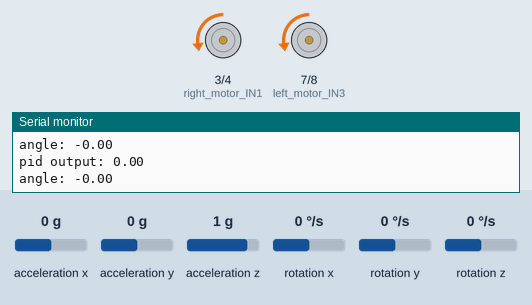
Recording of a sketch running on a simulated Arduino Uno, built with avr-gcc and run on an emulated ATmega328P. On the bench: motor-driver pin pairs drawn as motors (green arrow = first pin HIGH = forward, orange = second pin HIGH = backward, longer = more drive, scaled by the enable pin), the last lines printed to the serial monitor. Inputs (shaded band) come from the test bench; at power-on: acceleration x 0 g, acceleration y 0 g, acceleration z 1 g, rotation x 0 °/s, rotation y 0 °/s, rotation z 0 °/s.

Above: at 3.2 s.
3.3 s: acceleration x set to -1.4 g
At 4.5 s:
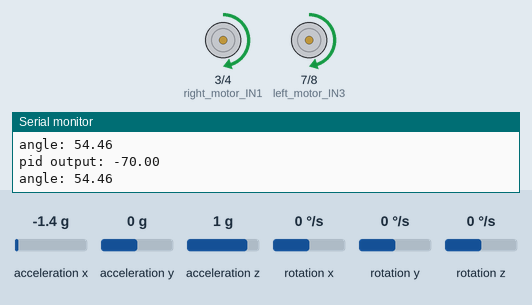
4.8 s: acceleration x set to 0.8 g
At 5.2 s:
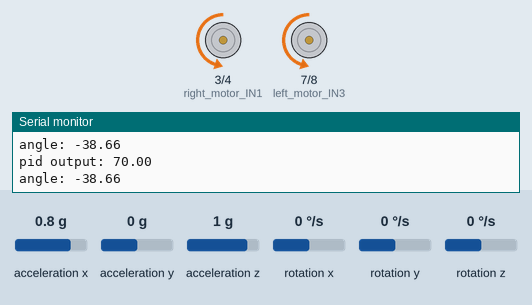
6.3 s: acceleration x set to 0 g
At 7.0 s:
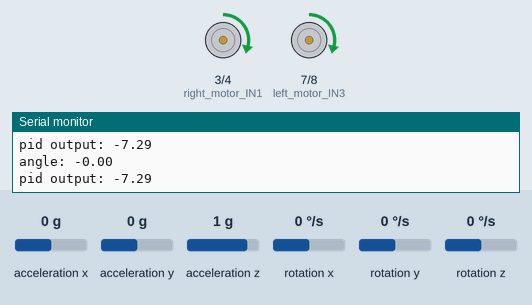
Timing chart, 0 to 9.3 s (numbered marks = the images above; inputs shaded):
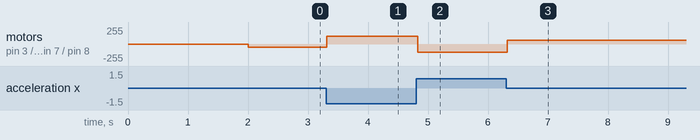

Measured:
- after the input at 3.3 s, motor on pin 3 (right_motor_IN1) / pin 4 (right_motor_IN2), motor on pin 7 (left_motor_IN3) / pin 8 (left_motor_IN4): backward 50/255 → forward 120/255 at once
- after the input at 4.8 s, motor on pin 3 (right_motor_IN1) / pin 4 (right_motor_IN2), motor on pin 7 (left_motor_IN3) / pin 8 (left_motor_IN4): forward 120/255 → backward 120/255 at once
- after the input at 6.3 s, motor on pin 3 (right_motor_IN1) / pin 4 (right_motor_IN2), motor on pin 7 (left_motor_IN3) / pin 8 (left_motor_IN4): backward 120/255 → forward 57/255 at once

The sketch:

self_balancing_robot.ino
```cpp
// Libraries
#include "PIDF.h"
#include "Wire.h"
#include <MPU6050_light.h>

// Serial parameters
#define BAUD_RATE 9600

// L298n motor driver
// Motor 1
#define right_motor_ENA 5
#define right_motor_IN1 3
#define right_motor_IN2 4
// Motor 2
#define left_motor_ENB 6
#define left_motor_IN3 7
#define left_motor_IN4 8

// PID parameters
#define KP 5
#define KI 0.03
#define KD 0.01
#define KN 0
#define TS 0.005
#define PID_PERIOD_MS 5

MPU6050 mpu(Wire);
PID::PIDF angle_pid = PID::PIDF(KP, KI, KD, KN, TS);
float Setpoint = 0;
float error = 0;
float angle = 0;
unsigned long timer = 0;

void setup() {
  Serial.begin(BAUD_RATE);
  Wire.begin();
  pinMode(right_motor_ENA , OUTPUT);
  pinMode(right_motor_IN1 , OUTPUT);
  pinMode(right_motor_IN2 , OUTPUT);
  pinMode(left_motor_ENB, OUTPUT);
  pinMode(left_motor_IN3, OUTPUT);
  pinMode(left_motor_IN4, OUTPUT);

  byte status = mpu.begin();
  Serial.print(F("MPU6050 status: "));
  Serial.println(status);
  while (status != 0) { } // stop everything if could not connect to MPU6050

  Serial.println(F("Calculating offsets, do not move MPU6050"));
  delay(1000);
  // mpu.upsideDownMounting = true; // uncomment this line if the MPU6050 is mounted upside-down
  mpu.calcOffsets(); // gyro and accelero
  Serial.println("Done!\n");
  angle_pid.setpoint(Setpoint);
  angle_pid.limitOutput(-70, 70);
}

void loop() {
  mpu.update();
  angle = mpu.getAngleY();
  if (angle < -60 || angle > 60)
    Stop();

  if ((millis() - timer) > PID_PERIOD_MS) { // print data every 10ms
    pid_routine();
    timer = millis();
  }
}


void pid_routine()
{
  float pidOutput = angle_pid.calculate(angle);      // Calculate value of pid
  if (pidOutput >= 0)
    backward();
  else
    forward();
  analogWrite(right_motor_ENA , abs(pidOutput) + 50);
  analogWrite(left_motor_ENB, abs(pidOutput) + 50);
  Serial.println("pid output: " + String(pidOutput));
  Serial.println("angle: " + String(angle));
}

void forward() {
  digitalWrite(right_motor_IN1 , HIGH);
  digitalWrite(right_motor_IN2 , LOW);
  digitalWrite(left_motor_IN3, HIGH);
  digitalWrite(left_motor_IN4, LOW);
}

void backward() {
  digitalWrite(right_motor_IN1 , LOW);
  digitalWrite(right_motor_IN2 , HIGH);
  digitalWrite(left_motor_IN3, LOW);
  digitalWrite(left_motor_IN4, HIGH);
}

void Stop() {
  analogWrite(right_motor_ENA, 0);
  digitalWrite(right_motor_IN1, LOW);
  digitalWrite(right_motor_IN2, LOW);
  analogWrite(left_motor_ENB, 0);
  digitalWrite(left_motor_IN3, LOW);
  digitalWrite(left_motor_IN4, LOW);
}
```

PIDF.cpp
```cpp
#include "PIDF.h"

#if ARDUINO >= 100
  #include <Arduino.h>
#else
  #include <WProgram.h>
#endif

/**
 * @brief Construct a new PIDF object
 *
 * @param P Proportional gain
 * @param I Integral gain
 * @param D Derivative gain
 * @param N Filter gain
 * @param Ts Sampling time
 */
PID::PIDF::PIDF(double P, double I, double D, double N, double Ts) : Kp(P), Ki(I), Kd(D), Kn(N), Ts(Ts) {};

/**
 * @brief Setpoint getter
 *
 * @return double Current setpoint
 */
double PID::PIDF::setpoint(void)
{
  return sp;
}

/**
 * @brief Setpoint setter; Sets a new setpoint to be maintained
 *
 * @param setpoint New setpoint
 */
void PID::PIDF::setpoint(double setpoint)
{
  if (setpoint <= outMin)
    sp = outMin;
  else if (setpoint >= outMax)
    sp = outMax;
  else
    sp = setpoint;
}

/**
 * @brief Calculates the output for given process variable to maintain the
 * setpoint.
 *
 * @details This is the main function of the PIDF Controller. It uses the three
 * constants Kp, Ki, Kd and Kn to calculate the output for the current value of
 * the process variable.
 *
 * @param processVariable Current value of the process variable
 * @return double PIDF output
 */
double PID::PIDF::calculate(double processVariable)
{
  // calculate the error and de
  double error = sp - processVariable;

  // Calculate each PIDF term separately
  double proportionalTerm = _proportional(error);
  double integralTerm     = _integral(error);
  double derivativeTerm   = _derivative(error);
  double filterTerm       = _filter(error);

  // Calculate the output by summing the 3 Terms
  output = initialState + proportionalTerm + integralTerm + derivativeTerm + filterTerm;

  // Constrain Output_Value
  if (output > outMax)
  {
    output = outMax;
    integralAccumulator -= integralTerm;  // undo accumlation of the Integral Term to prevent the
                                          // accumulator from exploding
  }
  else if (output < outMin)
  {
    output = outMin;
    integralAccumulator -= integralTerm;  // undo accumlation of the Integral Term to prevent the
                                          // accumulator from exploding
  }

  // Update accumulators
  integralAccumulator = integralTerm;
  filterAccumulator   = derivativeTerm;

  return output;
}

/**
 * @brief Sets the output limits used for clamping
 *
 * @param outpunMin Minimum value for the output
 * @param outpunMax Maximum value for the output
 */
void PID::PIDF::limitOutput(double outputMin, double outputMax)
{
  outMin = outputMin;
  outMax = outputMax;
}

/**
 * @brief Modifies the PIDF tuning parameters to alter the controller behaviour
 *
 * @param P Kp value
 * @param I Ki value
 * @param D Kd value
 * @param N Kn value
 */
void PID::PIDF::tune(double P, double I, double D, double N)
{
  integralAccumulator = 0;       // Reset integral term because we will be integrating with a new gain
  initialState        = output;  // Keep previous output value as an initial state for
                                 // the controller

  Kp = P;
  Ki = I;
  Kd = D;
  Kn = N;
}

/**
 * @brief Sampling time getter
 *
 * @return double Ts Sampling time
 */
double PID::PIDF::samplingTime(void)
{
  return Ts;
}

/**
 * @brief Sampling time setter
 *
 * @param double Ts Sampling time
 */
void PID::PIDF::samplingTime(double ts)
{
  PID::PIDF::Ts = ts;
}

/**
 * @brief Calculates the proportional term output
 *
 * @param error Tracking error; setpoint - process variable
 */
double PID::PIDF::_proportional(double error)
{
  return Kp * error;
}

/**
 * @brief Calculates the integral term output
 *
 * @param error Tracking error; setpoint - process variable
 */
double PID::PIDF::_integral(double error)
{
  return integralAccumulator + Ki * Ts * error;
}

/**
 * @brief Calculates the derivative term output
 *
 * @param error Tracking error; setpoint - process variable
 */
double PID::PIDF::_derivative(double error)
{
  return Kd * error + filterAccumulator / (1.0 + Kn * Ts);
}

/**
 * @brief Calculates the filter term output
 *
 * @param error Tracking error; setpoint - process variable
 */
double PID::PIDF::_filter(double error)
{
  return (-filterAccumulator * Kn) / (1.0 + Kn * Ts);
}
```

PIDF.h
```cpp
/*  =============================================
PIDF library for Arduino and STM32 boards.
Author:  N/A.
First release: November 10th, 2021

Changelog:
- 10/11/2021  Launched.

This library contains an implementation for the PIDF controller (Proportional
Integral Derivative with Filter) used by MATLAB and Simulink. To make the best
use of this library, model your system on Simulink and design and tune a
discrete-time PIDF controller, then initialize the PIDF object with the tuning
parameters you obtained.
=============================================  */

#if ARDUINO >= 100
  #include <Arduino.h>
#else
  #include <WProgram.h>
#endif

#ifndef PIDF_h
  #define PIDF_h

namespace PID
{
  class PIDF
  {
   public:
    // Constructors
    PIDF(double P, double I, double D, double N, double Ts);

    // Main methods
    double setpoint(void);
    void setpoint(double setpoint);
    double calculate(double processVariable);
    void limitOutput(double outputMin, double outputMax);

    // Modifiers
    void tune(double P, double I, double D, double N);
    double samplingTime(void);
    void samplingTime(double Ts);

    // Debugging helpers
    double _proportional(double error);
    double _integral(double error);
    double _derivative(double error);
    double _filter(double error);

   private:
    double Kp {1.0}, Ki {1.0}, Kd {1.0}, Kn {1.0};
    double Ts {0.2};

    double sp {0.0}, output {0.0};
    double outMin {-65535.0}, outMax {65535.0};

    double integralAccumulator {0}, filterAccumulator {0};

    double initialState {0};
  };
}  // namespace PID
#endif
```
